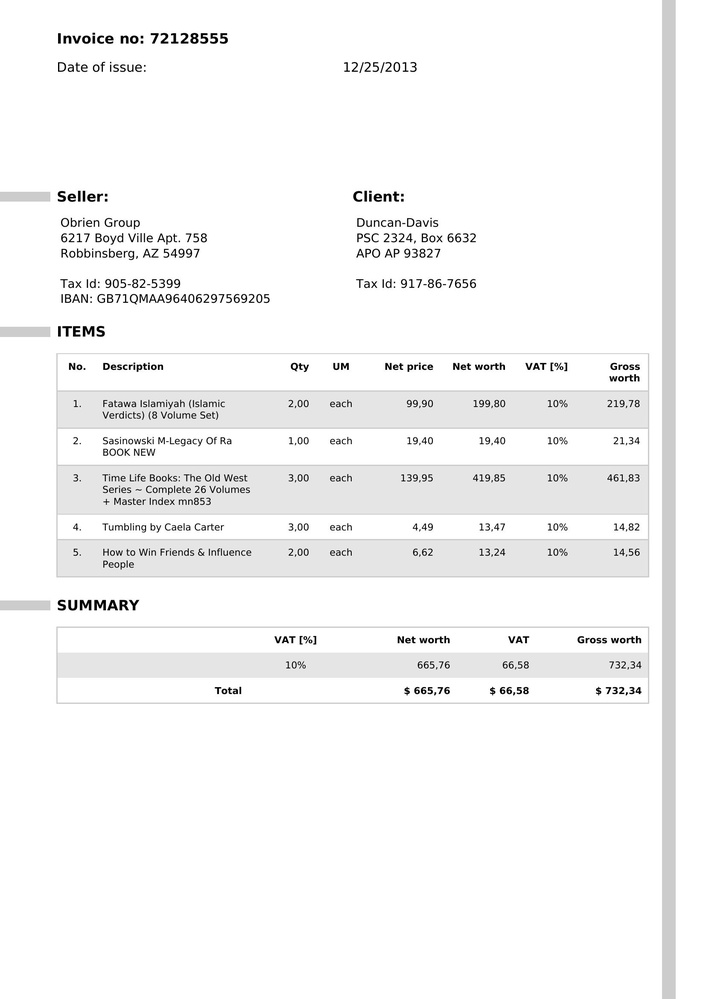
#> input picture data/raw_images/batch_1/batch_1/batch1_1/batch1-0006.jpg, 706 x 999 px, shrunk from 1654 x 2339 before the run
$ python -i preprocessing.py   (imports and definitions only)
#> lines starting #> are read from the running program, lines starting #| are printed output that depends on the picture; after the words box and inside, x2 and y2 are one past the last pixel; in counts of white or black regions, pixels touching at a corner belong together
import cv2


def preprocess_image(image_path):

    image = cv2.imread(image_path)
#> image is the input picture: shape (999, 706, 3); min 0, max 255, mean 246.1

    gray = cv2.cvtColor(image, cv2.COLOR_BGR2GRAY)

    gaussian = cv2.GaussianBlur(gray, (5, 5), 0)

    threshold_value = 127

    binary = cv2.threshold(
        gaussian,
        threshold_value,
        255,
        cv2.THRESH_BINARY
    )

    return binary[1]
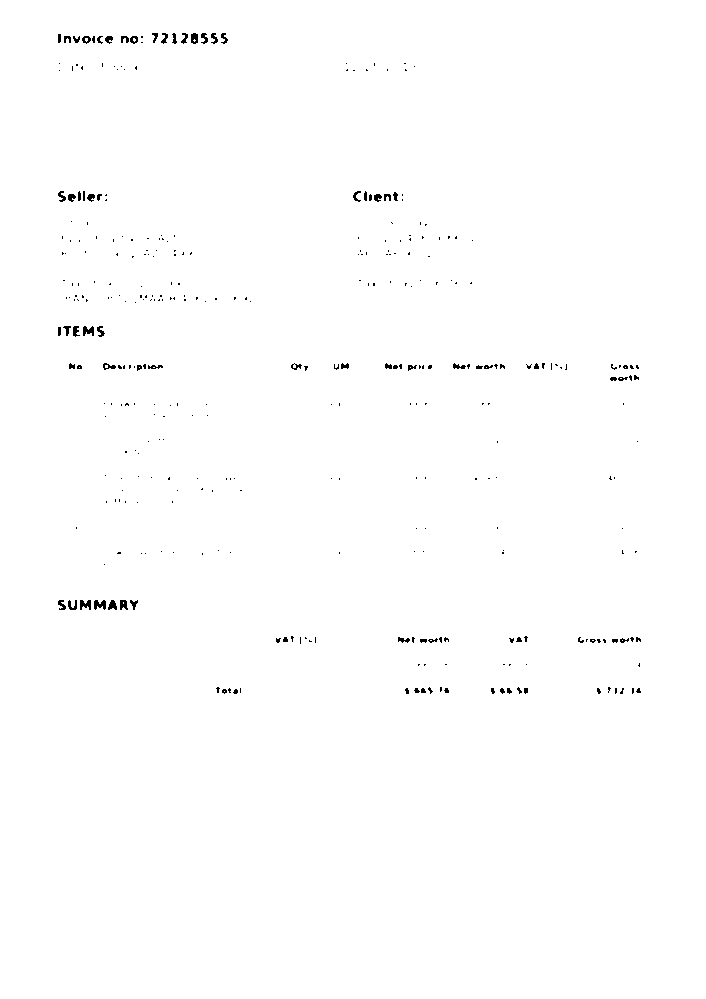
#> returned value: shape (999, 706); 99.5% white; black in thin lines or dots, all inside (x1, y1, x2, y2) = (58, 33, 641, 694)

>>> result = preprocess_image('../data/raw_images/batch_1/batch_1/batch1_1/batch1-0006.jpg')

$ run again, on data/raw_images/batch_1/batch_1/batch1_1/batch1-0007.jpg
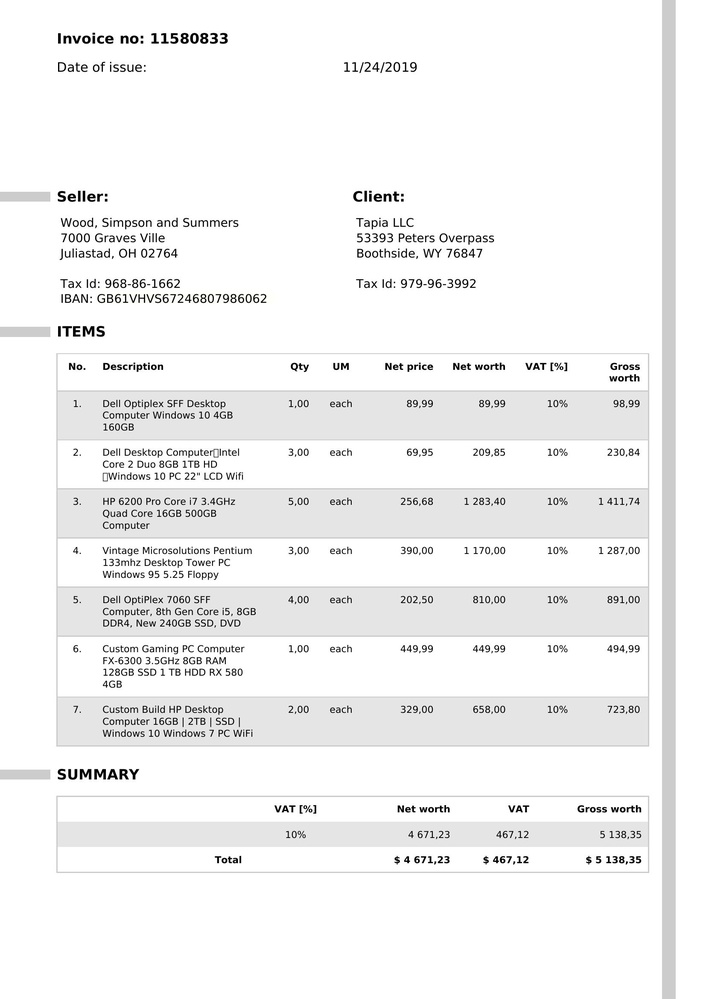
#> input picture data/raw_images/batch_1/batch_1/batch1_1/batch1-0007.jpg, 706 x 999 px, shrunk from 1654 x 2339 before the run
#> in preprocess_image, image is the input picture: shape (999, 706, 3); mean B, G, R 242.9, 242.9, 242.9
#> in preprocess_image, `return binary[1]`:
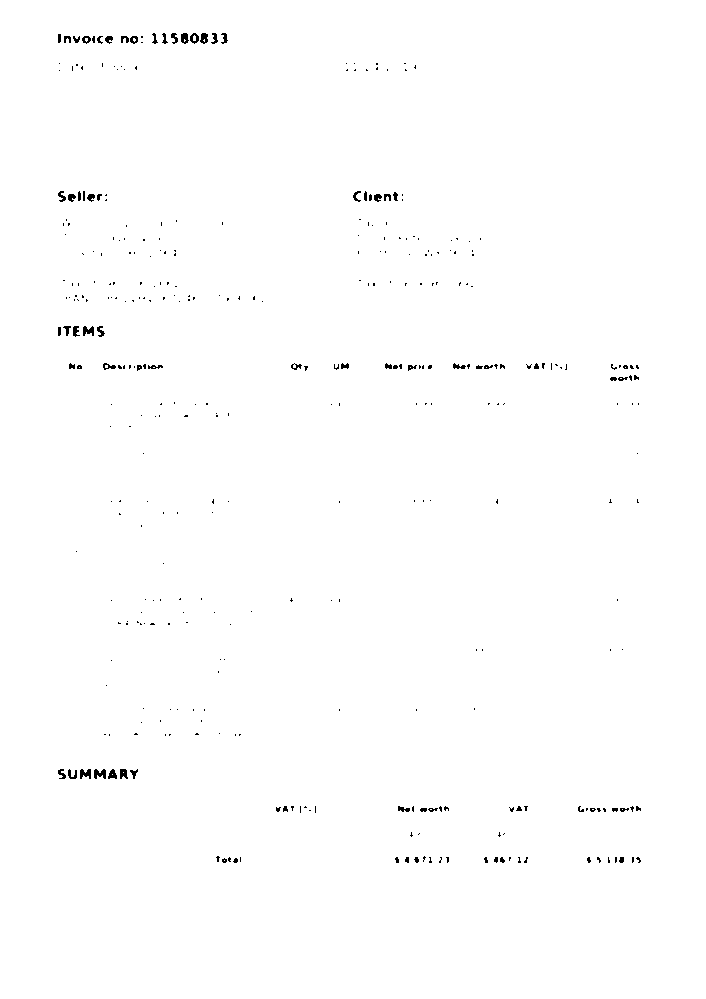
#> returned value: shape (999, 706); 99.5% white; black in thin lines or dots, all inside (x1, y1, x2, y2) = (58, 33, 641, 863)
